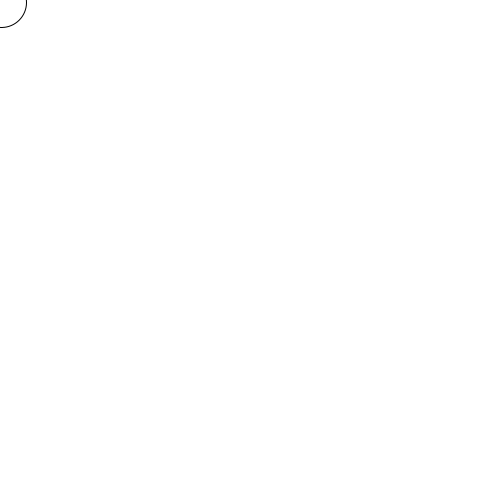
Frame 1 (no input)
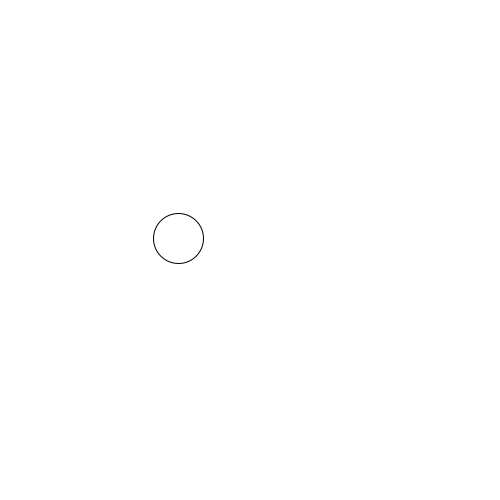
Frame 60 (the mouse pressed at the canvas centre just before this capture)
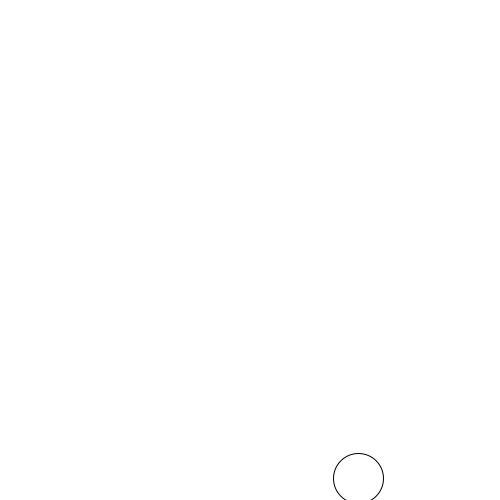
Frame 120 (the mouse held since frame 60 and released just before this capture)

The Processing sketch that drew these frames (run headless with seeded random() and noise(); from frame 60 on, the mouse is pressed at the canvas centre):

// Processing sketch: processing_66433
// ── processing_66433.pde

float positionX=1;
float positionY=2;
float speedX=3;
float speedY=4;


void setup(){
size(500,500);

}



void draw(){
  background(255,255,255);
 ellipse(positionX,positionY,50,50);
positionX=positionX+speedX;
positionY=positionY+speedY;
if (positionX>width){
speedX=-speedX;
}
if (positionY>height){
  speedY=-speedY;
}
if (positionX<0){
  speedX=-speedX;
}
if (positionY<0){
  speedY=-speedY;
}
  
}
